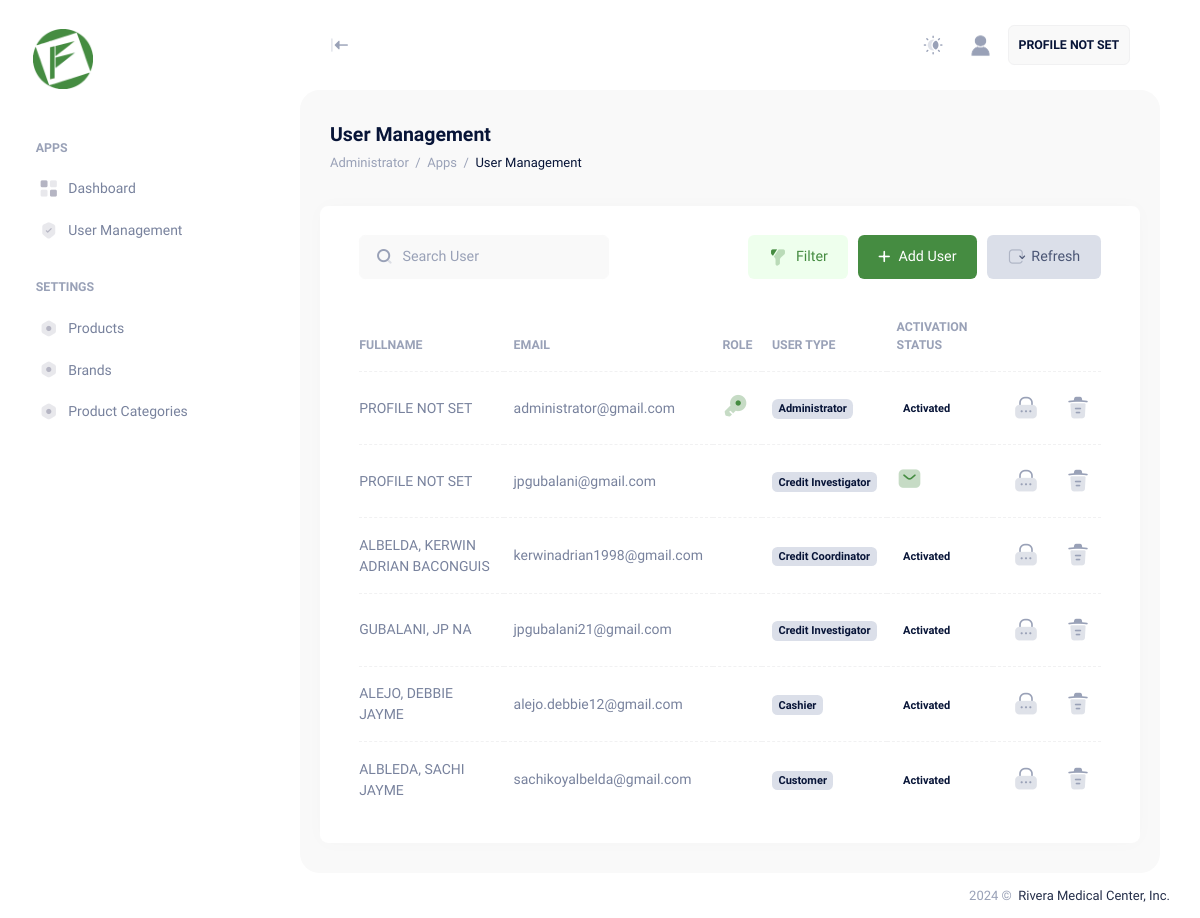
The app's page /user/administrator/usermanagement.php (signed in) with its own data.
### tables this page shows
CREATE TABLE IF NOT EXISTS `appsysusers` (
  `PK_appsysUsers` int NOT NULL AUTO_INCREMENT COMMENT 'AUTO GENERATED ID PER USER',
  `user_email` varchar(100) DEFAULT NULL COMMENT 'HASHED EMAIL',
  `user_password` longtext COMMENT 'HASHED PASSWORD',
  `user_empId` varchar(255) DEFAULT NULL COMMENT 'USER EMPLOYEE ID',
  `user_recoveryCode` varchar(255) DEFAULT NULL COMMENT 'HASHED RECOVERY CODE',
  `user_activationCode` varchar(255) DEFAULT NULL COMMENT 'HASHED ACTIVATION CODE',
  `user_secret` varchar(255) DEFAULT NULL,
  `isSecret` bit(1) DEFAULT NULL,
  `isActivated` bit(1) DEFAULT NULL,
  `isDisabled` bit(1) DEFAULT NULL,
  `isDeactivated` bit(1) DEFAULT NULL,
  `isAdmin` bit(1) DEFAULT NULL,
  `isCustomer` bit(1) DEFAULT NULL,
  `isBranchManager` bit(1) DEFAULT NULL,
  `isCreditInvestigator` bit(1) DEFAULT NULL,
  `isCreditCoordinator` bit(1) DEFAULT NULL,
  `isCashier` bit(1) DEFAULT NULL,
  `userLastname` longtext,
  `userFirstName` varchar(500) DEFAULT NULL,
  `userMiddleName` varchar(500) DEFAULT NULL,
  `userNickName` varchar(500) DEFAULT NULL,
  `userGender` int DEFAULT NULL,
  `userCivilStatus` varchar(500) DEFAULT NULL,
  `userNationality` varchar(500) DEFAULT NULL,
  `userAge` int DEFAULT NULL,
  `userDateofBirth` date DEFAULT NULL,
  `userPlaceofBirth` longtext,
  `userContactNumber` varchar(500) DEFAULT NULL,
  `userAddress` longtext,
  `userRegionCode` varchar(50) DEFAULT NULL,
  `userRegion` varchar(255) DEFAULT NULL,
  `userProvinceCode` varchar(50) DEFAULT NULL,
  `userProvince` varchar(255) DEFAULT NULL,
  `userCityCode` varchar(50) DEFAULT NULL,
  `userCity` varchar(255) DEFAULT NULL,
  `userBarangayCode` varchar(50) DEFAULT NULL,
  `userBarangay` varchar(255) DEFAULT NULL,
  `userFullName` varchar(500) DEFAULT NULL,
  `isProfileFilled` bit(1) DEFAULT NULL,
  `isSpouseFilled` bit(1) DEFAULT NULL,
  `isHomeOwnershipFilled` bit(1) DEFAULT NULL,
  `isEmploymentFilled` bit(1) DEFAULT NULL,
  `isPersonalPrefFilled` bit(1) DEFAULT NULL,
  `isChildrenFilled` bit(1) DEFAULT NULL,
  `isRelativesFilled` bit(1) DEFAULT NULL,
  `isNeighborFilled` bit(1) DEFAULT NULL,
  `isNew` int DEFAULT NULL,
  `isCiApproved` int DEFAULT NULL,
  `isCoordinatorApproved` int DEFAULT NULL,
  PRIMARY KEY (`PK_appsysUsers`) USING BTREE
);

### user/administrator/usermanagement.php (the view, shortened to what the rows shown need)
<?php
include '../../app/sessions/AdministratorSession.php';
try {
    $conn = new PDO("mysql:host=$fa_dbserver;dbname=$fa_dbname", $fa_dbuser, $fa_dbpassword);
    $conn->setAttribute(PDO::ATTR_ERRMODE, PDO::ERRMODE_EXCEPTION);
    $user = $conn->prepare("SELECT * FROM appsysusers");
    $user->execute();
    $cuser = $user->rowCount();
} catch (PDOException $e) {
    echo "Error: " . $e->getMessage();
}
?>
<!DOCTYPE html>
<html lang="en">
<head>
    <link href="../../assets/plugins/custom/leaflet/leaflet.bundle.css" rel="stylesheet" type="text/css" />
    <link href="../../assets/plugins/custom/datatables/datatables.bundle.css" rel="stylesheet" type="text/css" />
    <link href="../../assets/plugins/global/plugins.bundle.css" rel="stylesheet" type="text/css" />
    <link href="../../assets/css/style.bundle.css" rel="stylesheet" type="text/css" />
    <link href="../../assets/css/custom.bundle.css" rel="stylesheet" type="text/css" />
</head>
<body id="kt_body" class="header-fixed header-tablet-and-mobile-fixed toolbar-enabled aside-fixed aside-default-enabled user-select-none">
    <div class="d-flex flex-column flex-root">
        <div class="page d-flex flex-row flex-column-fluid">
            <div class="wrapper d-flex flex-column flex-row-fluid" id="kt_wrapper">
                <div class="content fs-6 d-flex flex-column flex-column-fluid" id="kt_content">
                    <div class="toolbar" id="kt_toolbar">
                        <div class=" container-fluid d-flex flex-stack flex-wrap flex-sm-nowrap">
                            <div class="d-flex flex-column align-items-start justify-content-center flex-wrap me-2">
                                <h1 class="text-dark fw-bold my-1 fs-2">
                                    User Management <small class="text-muted fs-6 fw-normal ms-1"></small>
                                </h1>
                            </div>
                        </div>
                    </div>
                    <div class="post fs-6 d-flex flex-column-fluid" id="kt_post">
                        <div class="container-fluid">
                            <div class="row g-xl-12">
                                <div class="col-xxl-12">
                                    <div class="row g-xl-12">
                                        <div class="card">
                                            <div class="card-body py-4">
                                                <table class="table align-middle table-row-dashed fs-6 gy-5" id="tb_Usermanagement">
                                                    <thead>
                                                        <tr class="text-start text-muted fw-bold fs-7 text-uppercase gs-0">
                                                            <th>Fullname</th>
                                                            <th>Email</th>
                                                            <th>Role</th>
                                                            <th>User Type</th>
                                                            <th>Activation Status</th>
                                                            <th></th>
                                                        </tr>
                                                    </thead>
                                                    <tbody class="text-gray-600 fw-semibold">
                                                        <?php if ($cuser > 0) { ?>
                                                            <?php while ($ruser = $user->fetch(PDO::FETCH_ASSOC)) { ?>
                                                                <tr>
                                                                    <td>
                                                                        <?php if ($ruser["userFullName"] != "") { ?>
                                                                            <?php echo $ruser["userFullName"]; ?>
                                                                        <?php } else { ?>
                                                                            PROFILE NOT SET
                                                                        <?php } ?>
                                                                    </td>
                                                                    <td><?php echo $ruser["user_email"]; ?></td>
                                                                    <td>
                                                                        <?php if ($ruser["isAdmin"] == 1) { ?>
                                                                            <i class="ki-duotone ki-key fs-2x text-primary">
                                                                                <span class="path1"></span>
                                                                            </i>
                                                                        <?php } ?>
                                                                    </td>
                                                                    <td>
                                                                        <?php if ($ruser["isAdmin"] == 1) { ?>
                                                                            <span class="badge bg-secondary text-dark rounded">Administrator</span>
                                                                        <?php } ?>
                                                                        <?php if ($ruser["isCustomer"] == 1) { ?>
                                                                            <span class="badge bg-secondary text-dark">Customer</span>
                                                                        <?php } ?>
                                                                        <?php if ($ruser["isCreditInvestigator"] == 1) { ?>
                                                                            <span class="badge bg-secondary text-dark">Credit Investigator</span>
                                                                        <?php } ?>
                                                                        <?php if ($ruser["isCreditCoordinator"] == 1) { ?>
                                                                            <span class="badge bg-secondary text-dark">Credit Coordinator</span>
                                                                        <?php } ?>
                                                                        <?php if ($ruser["isCashier"] == 1) { ?>
                                                                            <span class="badge bg-secondary text-dark">Cashier</span>
                                                                        <?php } ?>
                                                                    </td>
                                                                    <td>
                                                                        <?php if ($ruser["isActivated"] == 0) { ?>
                                                                            <i class="ki-duotone ki-sms fs-2x text-primary">
                                                                                <span class="path1"></span>
                                                                            </i>
                                                                        <?php } else { ?>
                                                                            <span class="badge bg-darkgreen">Activated</span>
                                                                        <?php } ?>
                                                                    </td>
                                                                    <td class="text-end datainput">
                                                                        <div class="d-flex justify-content-end gap-2">
                                                                            <div class="tableaction-hover rounded pt-2 pb-1 ps-3 pe-3" data-ii-val="<?php echo $ruser["PK_appsysUsers"]; ?>" data-ii-input-lock-action="lock">
                                                                                <i class="ki-duotone ki-lock-2 fs-2x">
                                                                                    <span class="path1"></span>
                                                                                </i>
                                                                            </div>
                                                                            <div class="tableaction-hover rounded pt-2 pb-1 ps-3 pe-3" data-ii-val="<?php echo $ruser["PK_appsysUsers"]; ?>" data-ii-input-delete-action="delete">
                                                                                <i class="ki-duotone ki-trash fs-2x">
                                                                                    <span class="path1"></span>
                                                                                </i>
                                                                            </div>
                                                                        </div>
                                                                    </td>
                                                                </tr>
                                                            <?php } ?>
                                                        <?php } ?>
                                                    </tbody>
                                                </table>
                                            </div>
                                        </div>
                                    </div>
                                </div>
                            </div>
                        </div>
                    </div>
                </div>
            </div>
        </div>
    </div>
</body>
</html>

### records on screen
appsysusers: shows "PROFILE NOT SET", user_email "administrator@gmail.com", isAdmin "1" (drawn), isActivated "Activated"
appsysusers: shows "PROFILE NOT SET", user_email "jpgubalani@gmail.com", isCreditInvestigator "Credit Investigator"
appsysusers: userFullName "ALBELDA, KERWIN ADRIAN BACONGUIS", user_email "kerwinadrian1998@gmail.com", isCreditCoordinator "Credit Coordinator", isActivated "Activated"
appsysusers: userFullName "GUBALANI, JP NA", user_email "jpgubalani21@gmail.com", isCreditInvestigator "Credit Investigator", isActivated "Activated"
appsysusers: userFullName "ALEJO, DEBBIE JAYME", user_email "alejo.debbie12@gmail.com", isCashier "Cashier", isActivated "Activated"
appsysusers: userFullName "ALBLEDA, SACHI JAYME", user_email "sachikoyalbelda@gmail.com", isCustomer "Customer", isActivated "Activated"
